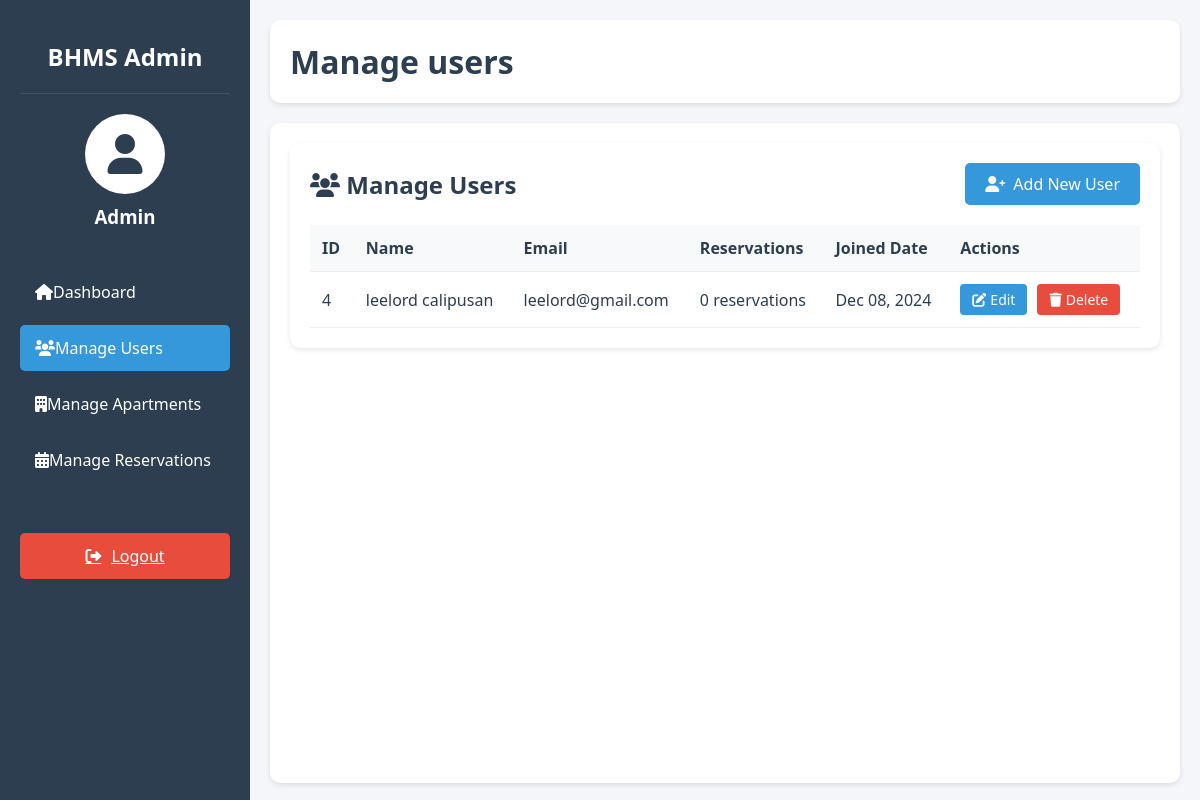
The app's page /ADMIN/admin_dashboard.php?page=manage_users (signed in) with its own data.
### tables this page shows
CREATE TABLE `users` (
  `id` int(11) NOT NULL,
  `name` varchar(50) NOT NULL,
  `lastname` varchar(50) NOT NULL,
  `email` varchar(100) NOT NULL,
  `password` varchar(255) NOT NULL,
  `created_at` timestamp NOT NULL DEFAULT current_timestamp()
);

### ADMIN/manage_users.php (the view, shortened to what this page needs)
<?php
require_once '../includes/db_connection.php';
$sql = "SELECT u.*,
        (SELECT COUNT(*) FROM reservations WHERE user_id = u.id) as reservation_count
        FROM users u
        ORDER BY u.created_at DESC";
$result = $conn->query($sql);
if ($result === false) {
    $error_message = "Error fetching users: " . $conn->error;
} else {
    $users = $result->fetch_all(MYSQLI_ASSOC);
}
?>
<!DOCTYPE html>
<html lang="en">
<head>
    <link rel="stylesheet" href="https://cdnjs.cloudflare.com/ajax/libs/font-awesome/6.0.0/css/all.min.css">
</head>
<body>
    <div class="user-management">
        <div class="actions-bar">
            <h2><i class="fas fa-users"></i> Manage Users</h2>
            <a href="add_user.php" class="add-user-btn">
                <i class="fas fa-user-plus"></i> Add New User
            </a>
        </div>
        <?php if (isset($users) && count($users) > 0): ?>
            <div class="table-responsive">
                <table class="user-table">
                    <thead>
                        <tr>
                            <th>ID</th>
                            <th>Name</th>
                            <th>Email</th>
                            <th>Reservations</th>
                            <th>Joined Date</th>
                            <th>Actions</th>
                        </tr>
                    </thead>
                    <tbody>
                        <?php foreach ($users as $user): ?>
                            <tr>
                                <td><?php echo htmlspecialchars($user['id']); ?></td>
                                <td>
                                    <div class="user-status">
                                        <?php echo htmlspecialchars($user['name'] . ' ' . $user['lastname']); ?>
                                    </div>
                                </td>
                                <td><?php echo htmlspecialchars($user['email']); ?></td>
                                <td><?php echo $user['reservation_count']; ?> reservations</td>
                                <td><?php echo date('M d, Y', strtotime($user['created_at'])); ?></td>
                                <td>
                                    <div class="user-actions">
                                        <a href="edit_user.php?id=<?php echo $user['id']; ?>" class="btn btn-edit">
                                            <i class="fas fa-edit"></i> Edit
                                        </a>
                                        <a href="delete_user.php?id=<?php echo $user['id']; ?>"
                                           class="btn btn-delete"
                                           onclick="return confirm('Are you sure you want to delete this user? This will also delete all their reservations.');">
                                            <i class="fas fa-trash"></i> Delete
                                        </a>
                                    </div>
                                </td>
                            </tr>
                        <?php endforeach; ?>
                    </tbody>
                </table>
            </div>
        <?php endif; ?>
    </div>
</body>
</html>

### ADMIN/admin_dashboard.php (style rules this page uses)
:root { --primary-color: #2c3e50; --secondary-color: #3498db; --background-color: #f5f6fa; --text-color: #2c3e50; --sidebar-width: 250px; }
* { margin: 0; padding: 0; box-sizing: border-box; }
body { font-family: 'Segoe UI', Tahoma, Geneva, Verdana, sans-serif; background-color: var(--background-color); color: var(--text-color); }

### ADMIN/manage_users.php (style rules this page uses)
.user-management { background: white; border-radius: 10px; box-shadow: 0 2px 5px rgba(0,0,0,0.1); padding: 20px; }
.actions-bar { display: flex; justify-content: space-between; align-items: center; margin-bottom: 20px; }
.add-user-btn { background: var(--secondary-color); color: white; padding: 10px 20px; border-radius: 5px; text-decoration: none; display: inline-flex; align-items: center; gap: 8px; transition: background-color 0.3s; }
.user-table { width: 100%; border-collapse: collapse; margin-top: 20px; }
.user-table th, .user-table td { padding: 12px; text-align: left; border-bottom: 1px solid #eee; }
.user-table th { background-color: #f8f9fa; font-weight: 600; color: #2c3e50; }
.user-actions { display: flex; gap: 10px; }
.btn { padding: 6px 12px; border-radius: 4px; text-decoration: none; font-size: 14px; display: inline-flex; align-items: center; gap: 4px; }
.btn-edit { background: #3498db; color: white; }
.btn-delete { background: #e74c3c; color: white; }
.user-status { display: flex; align-items: center; gap: 8px; }

### records on screen
users: id "4", name+lastname "leelord calipusan", email "leelord@gmail.com", reservation_count "0", created_at "Dec 08, 2024"

### other values on screen
$admin_name "Admin"
str_replace('_', ' ', $_GET['page']) "Manage users"
